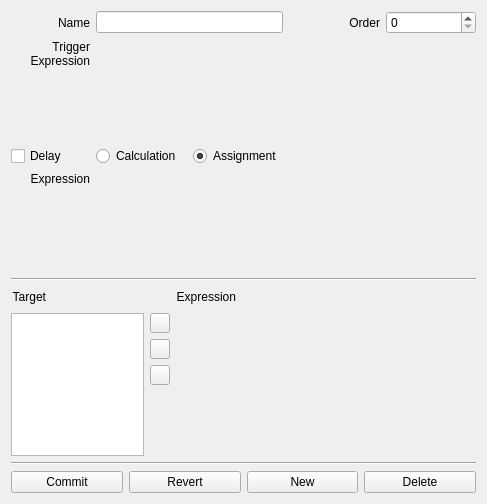
<ui version="4.0" >
<comment> Begin CVS Header </comment>
<comment>   $Source: /fs/turing/cvs/copasi_dev/copasi/UI/CQEventWidget1.ui,v $ </comment>
<comment>   $Revision: 1.11.4.1 $ </comment>
<comment>   $Name: Build-33 $ </comment>
<comment>   $Author: shoops $ </comment>
<comment>   $Date: 2011/01/26 13:15:47 $ </comment>
<comment> End CVS Header </comment>

<comment> Copyright (C) 2010 by Pedro Mendes, Virginia Tech Intellectual </comment>
<comment> Properties, Inc., University of Heidelberg, and The University </comment>
<comment> of Manchester. </comment>
<comment> All rights reserved. </comment>

<comment> Copyright (C) 2008 by Pedro Mendes, Virginia Tech Intellectual </comment>
<comment> Properties, Inc., EML Research, gGmbH, University of Heidelberg, </comment>
<comment> and The University of Manchester. </comment>
<comment> All rights reserved. </comment>

 <comment> All rights reserved. </comment>
 <class>CQEventWidget1</class>
 <widget class="CopasiWidget" name="CQEventWidget1" >
  <property name="geometry" >
   <rect>
    <x>0</x>
    <y>0</y>
    <width>487</width>
    <height>504</height>
   </rect>
  </property>
  <property name="sizePolicy" >
   <sizepolicy vsizetype="Preferred" hsizetype="Preferred" >
    <horstretch>0</horstretch>
    <verstretch>0</verstretch>
   </sizepolicy>
  </property>
  <property name="caption" stdset="0" >
   <string>Event Widget</string>
  </property>
  <layout class="QVBoxLayout" name="verticalLayout" >
   <item>
    <layout class="QGridLayout" name="gridLayout" >
     <item row="0" column="0" >
      <widget class="QLabel" name="mpLabelEventName" >
       <property name="sizePolicy" >
        <sizepolicy vsizetype="Minimum" hsizetype="Preferred" >
         <horstretch>0</horstretch>
         <verstretch>0</verstretch>
        </sizepolicy>
       </property>
       <property name="text" >
        <string>Name</string>
       </property>
       <property name="alignment" >
        <set>Qt::AlignRight|Qt::AlignTrailing|Qt::AlignVCenter</set>
       </property>
       <property name="wordWrap" >
        <bool>false</bool>
       </property>
      </widget>
     </item>
     <item row="0" column="1" colspan="2" >
      <widget class="QLineEdit" name="mpLineEditName" />
     </item>
     <item row="0" column="3" >
      <widget class="QLabel" name="mpLabelOrder" >
       <property name="sizePolicy" >
        <sizepolicy vsizetype="Minimum" hsizetype="Preferred" >
         <horstretch>0</horstretch>
         <verstretch>0</verstretch>
        </sizepolicy>
       </property>
       <property name="text" >
        <string>Order</string>
       </property>
       <property name="alignment" >
        <set>Qt::AlignRight|Qt::AlignTrailing|Qt::AlignVCenter</set>
       </property>
       <property name="wordWrap" >
        <bool>false</bool>
       </property>
      </widget>
     </item>
     <item row="0" column="4" >
      <widget class="QSpinBox" name="mpSpinOrder" />
     </item>
     <item row="1" column="0" >
      <widget class="QLabel" name="mpLabelTrigger" >
       <property name="sizePolicy" >
        <sizepolicy vsizetype="Minimum" hsizetype="Preferred" >
         <horstretch>0</horstretch>
         <verstretch>0</verstretch>
        </sizepolicy>
       </property>
       <property name="text" >
        <string>Trigger Expression</string>
       </property>
       <property name="alignment" >
        <set>Qt::AlignRight|Qt::AlignTop|Qt::AlignTrailing</set>
       </property>
       <property name="wordWrap" >
        <bool>true</bool>
       </property>
      </widget>
     </item>
     <item row="1" column="1" colspan="4" >
      <widget class="CQExpressionMmlStackedWidget" name="mpExpressionTrigger" >
       <property name="minimumSize" >
        <size>
         <width>380</width>
         <height>100</height>
        </size>
       </property>
       <property name="currentIndex" >
        <number>1</number>
       </property>
       <widget class="QWidget" name="page_11" />
       <widget class="QWidget" name="page_12" />
      </widget>
     </item>
     <item row="2" column="0" >
      <widget class="QCheckBox" name="mpCheckDelay" >
       <property name="layoutDirection" >
        <enum>Qt::LeftToRight</enum>
       </property>
       <property name="text" >
        <string>Delay</string>
       </property>
      </widget>
     </item>
     <item row="2" column="1" >
      <widget class="QRadioButton" name="mpBtnDelayCalculation" >
       <property name="text" >
        <string>Calculation</string>
       </property>
      </widget>
     </item>
     <item row="2" column="2" >
      <widget class="QRadioButton" name="mpBtnDelayAssignment" >
       <property name="text" >
        <string>Assignment</string>
       </property>
       <property name="checked" >
        <bool>true</bool>
       </property>
      </widget>
     </item>
     <item row="3" column="0" >
      <widget class="QLabel" name="mpLabelDelayExpression" >
       <property name="sizePolicy" >
        <sizepolicy vsizetype="Minimum" hsizetype="Preferred" >
         <horstretch>0</horstretch>
         <verstretch>0</verstretch>
        </sizepolicy>
       </property>
       <property name="text" >
        <string>Expression</string>
       </property>
       <property name="alignment" >
        <set>Qt::AlignRight|Qt::AlignTop|Qt::AlignTrailing</set>
       </property>
       <property name="wordWrap" >
        <bool>false</bool>
       </property>
      </widget>
     </item>
     <item row="3" column="1" colspan="4" >
      <widget class="CQExpressionMmlStackedWidget" name="mpExpressionDelay" >
       <property name="minimumSize" >
        <size>
         <width>380</width>
         <height>100</height>
        </size>
       </property>
       <widget class="QWidget" name="page_7" />
       <widget class="QWidget" name="page_8" />
      </widget>
     </item>
    </layout>
   </item>
   <item>
    <widget class="Line" name="mpLine1" >
     <property name="frameShape" >
      <enum>QFrame::HLine</enum>
     </property>
     <property name="frameShadow" >
      <enum>QFrame::Sunken</enum>
     </property>
    </widget>
   </item>
   <item>
    <layout class="QGridLayout" >
     <item row="1" column="0" >
      <layout class="QHBoxLayout" >
       <item>
        <widget class="QListWidget" name="mpLBTarget" >
         <property name="sizePolicy" >
          <sizepolicy vsizetype="Expanding" hsizetype="Preferred" >
           <horstretch>0</horstretch>
           <verstretch>0</verstretch>
          </sizepolicy>
         </property>
        </widget>
       </item>
       <item>
        <layout class="QVBoxLayout" >
         <item>
          <widget class="QToolButton" name="mpBtnSelectObject" >
           <property name="maximumSize" >
            <size>
             <width>20</width>
             <height>20</height>
            </size>
           </property>
           <property name="toolTip" >
            <string>edit target</string>
           </property>
           <property name="text" >
            <string/>
           </property>
          </widget>
         </item>
         <item>
          <widget class="QToolButton" name="mpBtnAddTarget" >
           <property name="maximumSize" >
            <size>
             <width>20</width>
             <height>20</height>
            </size>
           </property>
           <property name="toolTip" >
            <string>add target</string>
           </property>
           <property name="text" >
            <string/>
           </property>
          </widget>
         </item>
         <item>
          <widget class="QToolButton" name="mpBtnDeleteTarget" >
           <property name="maximumSize" >
            <size>
             <width>20</width>
             <height>20</height>
            </size>
           </property>
           <property name="toolTip" >
            <string>delete target</string>
           </property>
           <property name="text" >
            <string/>
           </property>
          </widget>
         </item>
         <item>
          <spacer name="spacerTargetIcons" >
           <property name="orientation" >
            <enum>Qt::Vertical</enum>
           </property>
           <property name="sizeType" >
            <enum>QSizePolicy::Expanding</enum>
           </property>
           <property name="sizeHint" stdset="0" >
            <size>
             <width>20</width>
             <height>40</height>
            </size>
           </property>
          </spacer>
         </item>
        </layout>
       </item>
      </layout>
     </item>
     <item row="0" column="0" >
      <layout class="QHBoxLayout" >
       <item>
        <widget class="QLabel" name="mpLabelTarget" >
         <property name="text" >
          <string>Target</string>
         </property>
         <property name="alignment" >
          <set>Qt::AlignRight|Qt::AlignTrailing|Qt::AlignVCenter</set>
         </property>
         <property name="wordWrap" >
          <bool>false</bool>
         </property>
        </widget>
       </item>
       <item>
        <spacer name="spacerTarget" >
         <property name="orientation" >
          <enum>Qt::Horizontal</enum>
         </property>
         <property name="sizeType" >
          <enum>QSizePolicy::Expanding</enum>
         </property>
         <property name="sizeHint" stdset="0" >
          <size>
           <width>40</width>
           <height>20</height>
          </size>
         </property>
        </spacer>
       </item>
      </layout>
     </item>
     <item row="0" column="1" >
      <layout class="QHBoxLayout" >
       <item>
        <widget class="QLabel" name="mpLabelEA" >
         <property name="text" >
          <string>Expression</string>
         </property>
         <property name="alignment" >
          <set>Qt::AlignRight|Qt::AlignTrailing|Qt::AlignVCenter</set>
         </property>
         <property name="wordWrap" >
          <bool>false</bool>
         </property>
        </widget>
       </item>
       <item>
        <spacer name="spacerExpression" >
         <property name="orientation" >
          <enum>Qt::Horizontal</enum>
         </property>
         <property name="sizeType" >
          <enum>QSizePolicy::Expanding</enum>
         </property>
         <property name="sizeHint" stdset="0" >
          <size>
           <width>40</width>
           <height>20</height>
          </size>
         </property>
        </spacer>
       </item>
      </layout>
     </item>
     <item row="1" column="1" >
      <widget class="CQExpressionMmlStackedWidget" name="mpExpressionEA" >
       <property name="minimumSize" >
        <size>
         <width>300</width>
         <height>60</height>
        </size>
       </property>
       <widget class="QWidget" name="page" />
       <widget class="QWidget" name="page_2" />
      </widget>
     </item>
    </layout>
   </item>
   <item>
    <widget class="Line" name="mpLine2" >
     <property name="frameShape" >
      <enum>QFrame::HLine</enum>
     </property>
     <property name="frameShadow" >
      <enum>QFrame::Sunken</enum>
     </property>
    </widget>
   </item>
   <item>
    <layout class="QHBoxLayout" >
     <item>
      <widget class="QPushButton" name="mpBtnCommit" >
       <property name="text" >
        <string>Commit</string>
       </property>
      </widget>
     </item>
     <item>
      <widget class="QPushButton" name="mpBtnRevert" >
       <property name="text" >
        <string>Revert</string>
       </property>
      </widget>
     </item>
     <item>
      <widget class="QPushButton" name="mpBtnNew" >
       <property name="text" >
        <string>New</string>
       </property>
      </widget>
     </item>
     <item>
      <widget class="QPushButton" name="mpBtnDelete" >
       <property name="text" >
        <string>Delete</string>
       </property>
      </widget>
     </item>
    </layout>
   </item>
  </layout>
 </widget>
 <layoutdefault spacing="6" margin="11" />
 <customwidgets>
  <customwidget>
   <class>CopasiWidget</class>
   <extends>QWidget</extends>
   <header>copasi/UI/copasiWidget.h</header>
   <container>1</container>
  </customwidget>
  <customwidget>
   <class>CQExpressionMmlStackedWidget</class>
   <extends>QStackedWidget</extends>
   <header>CQExpressionMmlStackedWidget.h</header>
   <container>1</container>
  </customwidget>
 </customwidgets>
 <tabstops>
  <tabstop>mpLineEditName</tabstop>
  <tabstop>mpCheckDelay</tabstop>
  <tabstop>mpBtnDelayCalculation</tabstop>
  <tabstop>mpBtnDelayAssignment</tabstop>
  <tabstop>mpLBTarget</tabstop>
  <tabstop>mpBtnSelectObject</tabstop>
  <tabstop>mpBtnAddTarget</tabstop>
  <tabstop>mpBtnDeleteTarget</tabstop>
  <tabstop>mpBtnCommit</tabstop>
  <tabstop>mpBtnRevert</tabstop>
  <tabstop>mpBtnNew</tabstop>
  <tabstop>mpBtnDelete</tabstop>
 </tabstops>
 <includes>
  <include location="global" >string</include>
  <include location="global" >vector</include>
  <include location="local" >copasi/UI/copasiWidget.h</include>
  <include location="local" >MyLineEdit.h</include>
 </includes>
 <resources/>
 <connections>
  <connection>
   <sender>mpBtnCommit</sender>
   <signal>clicked()</signal>
   <receiver>CQEventWidget1</receiver>
   <slot>slotBtnCommitClicked()</slot>
   <hints>
    <hint type="sourcelabel" >
     <x>20</x>
     <y>20</y>
    </hint>
    <hint type="destinationlabel" >
     <x>20</x>
     <y>20</y>
    </hint>
   </hints>
  </connection>
  <connection>
   <sender>mpBtnDelete</sender>
   <signal>clicked()</signal>
   <receiver>CQEventWidget1</receiver>
   <slot>slotBtnDeleteClicked()</slot>
   <hints>
    <hint type="sourcelabel" >
     <x>20</x>
     <y>20</y>
    </hint>
    <hint type="destinationlabel" >
     <x>20</x>
     <y>20</y>
    </hint>
   </hints>
  </connection>
  <connection>
   <sender>mpBtnNew</sender>
   <signal>clicked()</signal>
   <receiver>CQEventWidget1</receiver>
   <slot>slotBtnNewClicked()</slot>
   <hints>
    <hint type="sourcelabel" >
     <x>20</x>
     <y>20</y>
    </hint>
    <hint type="destinationlabel" >
     <x>20</x>
     <y>20</y>
    </hint>
   </hints>
  </connection>
  <connection>
   <sender>mpBtnRevert</sender>
   <signal>clicked()</signal>
   <receiver>CQEventWidget1</receiver>
   <slot>slotBtnRevertClicked()</slot>
   <hints>
    <hint type="sourcelabel" >
     <x>20</x>
     <y>20</y>
    </hint>
    <hint type="destinationlabel" >
     <x>20</x>
     <y>20</y>
    </hint>
   </hints>
  </connection>
  <connection>
   <sender>mpBtnAddTarget</sender>
   <signal>clicked()</signal>
   <receiver>CQEventWidget1</receiver>
   <slot>slotAddTarget()</slot>
   <hints>
    <hint type="sourcelabel" >
     <x>20</x>
     <y>20</y>
    </hint>
    <hint type="destinationlabel" >
     <x>20</x>
     <y>20</y>
    </hint>
   </hints>
  </connection>
  <connection>
   <sender>mpBtnDeleteTarget</sender>
   <signal>clicked()</signal>
   <receiver>CQEventWidget1</receiver>
   <slot>slotDeleteTarget()</slot>
   <hints>
    <hint type="sourcelabel" >
     <x>20</x>
     <y>20</y>
    </hint>
    <hint type="destinationlabel" >
     <x>20</x>
     <y>20</y>
    </hint>
   </hints>
  </connection>
  <connection>
   <sender>mpBtnSelectObject</sender>
   <signal>clicked()</signal>
   <receiver>CQEventWidget1</receiver>
   <slot>slotSelectObject()</slot>
   <hints>
    <hint type="sourcelabel" >
     <x>20</x>
     <y>20</y>
    </hint>
    <hint type="destinationlabel" >
     <x>20</x>
     <y>20</y>
    </hint>
   </hints>
  </connection>
 </connections>
</ui>
